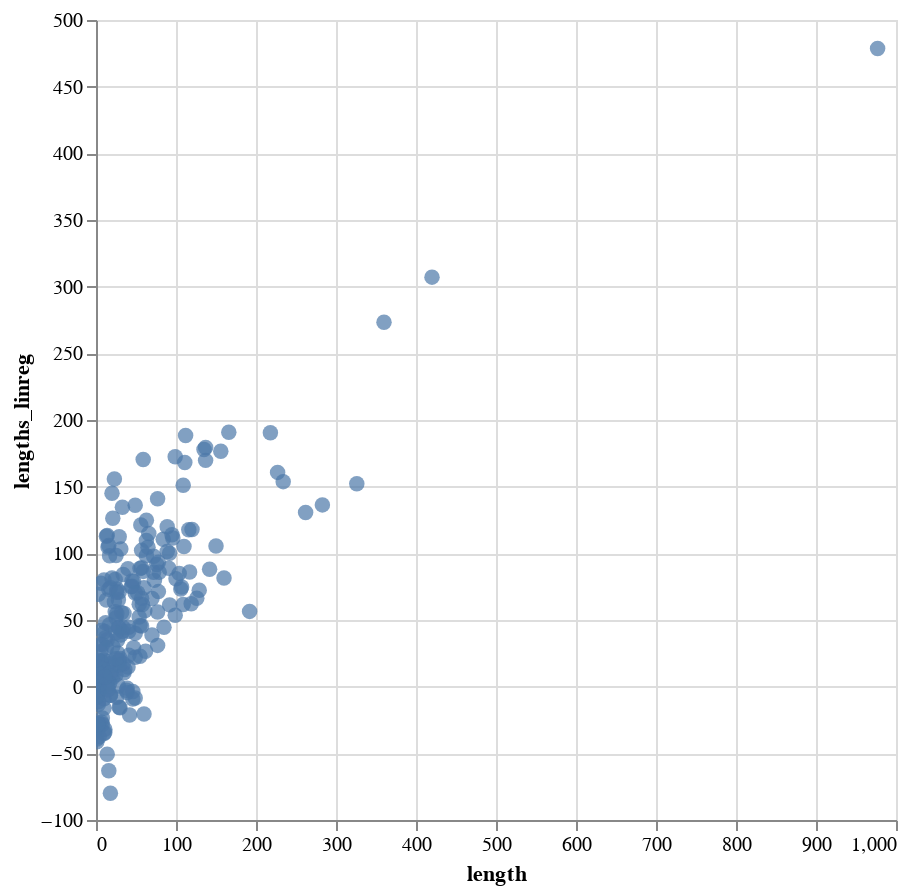

The code cell stored with this chart in its notebook:
### Markdown cell above
### Apply linear regression

### Code cell
# use linear regression to predict the length of a message from its embedding
from sklearn.linear_model import LinearRegression
from sklearn.model_selection import train_test_split
from sklearn.metrics import mean_squared_error

reg = LinearRegression().fit(_embeds, D['length'])
lengths_linreg = reg.predict(_embeds)

# print the quality of the fit
print('The coefficient of determination of the prediction R^2 =', reg.score(_embeds, D['length']))

# plot the predicted lengths_linreg in comparison to the true lengths using altair
D['lengths_linreg'] = lengths_linreg
alt.Chart(D).mark_circle(size=60).encode(
    x='length',
    y='lengths_linreg',
    tooltip='length lengths_linreg subject content'.split(' '),
).interactive().properties(width=400, height=400)

### Figure 1 — Vega-Lite specification as saved in the notebook (floating-point values rounded to 4 significant figures; data arrays with more than 128 entries replaced by an {"elided": "..."} marker saying what was removed)
{"config": {"view": {"continuousWidth": 300, "continuousHeight": 300}}, "data": {"name": "data-19a6b3857d03bcca2406c28dd2042c62"}, "mark": {"type": "circle", "size": 60}, "encoding": {"tooltip": [{"field": "length", "type": "quantitative"}, {"field": "lengths_linreg", "type": "quantitative"}, {"field": "subject", "type": "nominal"}, {"field": "content", "type": "nominal"}], "x": {"field": "length", "type": "quantitative"}, "y": {"field": "lengths_linreg", "type": "quantitative"}}, "height": 400, "params": [{"name": "param_73", "select": {"type": "interval", "encodings": ["x", "y"]}, "bind": "scales"}], "width": 400, "$schema": "https://vega.github.io/schema/vega-lite/v5.8.0.json", "datasets": {"data-19a6b3857d03bcca2406c28dd2042c62": {"elided": "217 records"}}}
